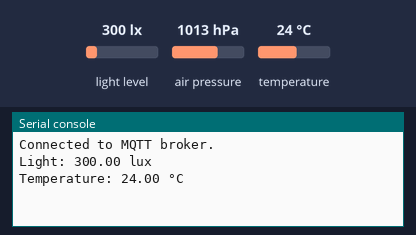
Recording of a program running on a simulated Raspberry Pi Pico running CircuitPython. Shown: the last lines printed to the serial console. The test bench sets the inputs (shaded band); at power-on: light level 300 lx, temperature 24 °C, air pressure 1013 hPa. No MQTT or app messages arrive unless stated.

Above: at 2.9 s.
3.0 s: light level set to 40 lx
14.2 s: temperature set to 12 °C
At 18.1 s:
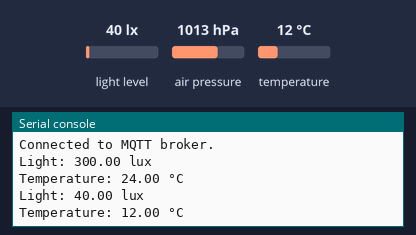
25.4 s: light level set to 500 lx
At 32.1 s:
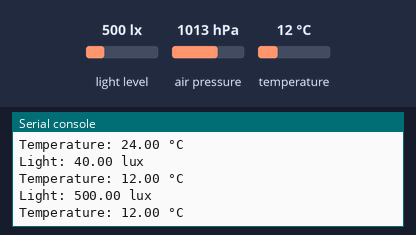

The program:

code.py
```python
# Write your code here :-)
import time
import board
import busio
import wifi
import socketpool
import ssl
import os
from adafruit_bmp280 import Adafruit_BMP280_I2C
import adafruit_bh1750
from adafruit_minimqtt import adafruit_minimqtt as MQTT

MQTT_BROKER = "mqtt3.thingspeak.com"
MQTT_PORT = 1883
MQTT_USERNAME = "NzATGQQiOTQ6Li4cDR0uPRU" #ours
MQTT_PASSWORD = "TIOMdunWkSkgieNfFse18ZR9" #ours
MQTT_CLIENT_ID = "NzATGQQiOTQ6Li4cDR0uPRU" #ours
MQTT_TOPIC = "channels/2954416/publish" #ours


i2c = busio.I2C(board.GP1, board.GP0)
bh1750 = adafruit_bh1750.BH1750(i2c)
bmp280 = Adafruit_BMP280_I2C(i2c)
wifi.radio.connect(os.getenv('CIRCUITPY_WIFI_SSID'), os.getenv('CIRCUITPY_WIFI_PASSWORD'))
pool = socketpool.SocketPool(wifi.radio)
ssl_context = ssl.create_default_context()

mqtt_client = MQTT.MQTT(
    broker=MQTT_BROKER,
    port=MQTT_PORT,
    username=MQTT_USERNAME,
    password=MQTT_PASSWORD,
    client_id=MQTT_CLIENT_ID,
    socket_pool=pool,
    ssl_context=ssl_context
)

def connect_and_publish():
    try:
        mqtt_client.connect()
        print("Connected to MQTT broker.")

        while True:
            temp = bmp280.temperature
            pressure = bmp280.pressure
            lux = bh1750.lux

            print(f"Light: {lux:.2f} lux")
            print(f"Temperature: {temp:.2f} °C")

            # Create payload for ThingSpeak
            payload = f"field1={lux:.2f}&field2={temp:.2f}&status=MQTTPUBLISH"
            mqtt_client.publish(MQTT_TOPIC, payload)

            time.sleep(15)  # ThingSpeak rate limit
    except Exception as e:
        print("MQTT Error:", e)
        time.sleep(5)

connect_and_publish()
```

Measured:
- after the input at 14.2 s, the serial console: prints a new line after 2.5 s (image 1)
- after the input at 25.4 s, the serial console: prints a new line after 6.3 s (image 2)
